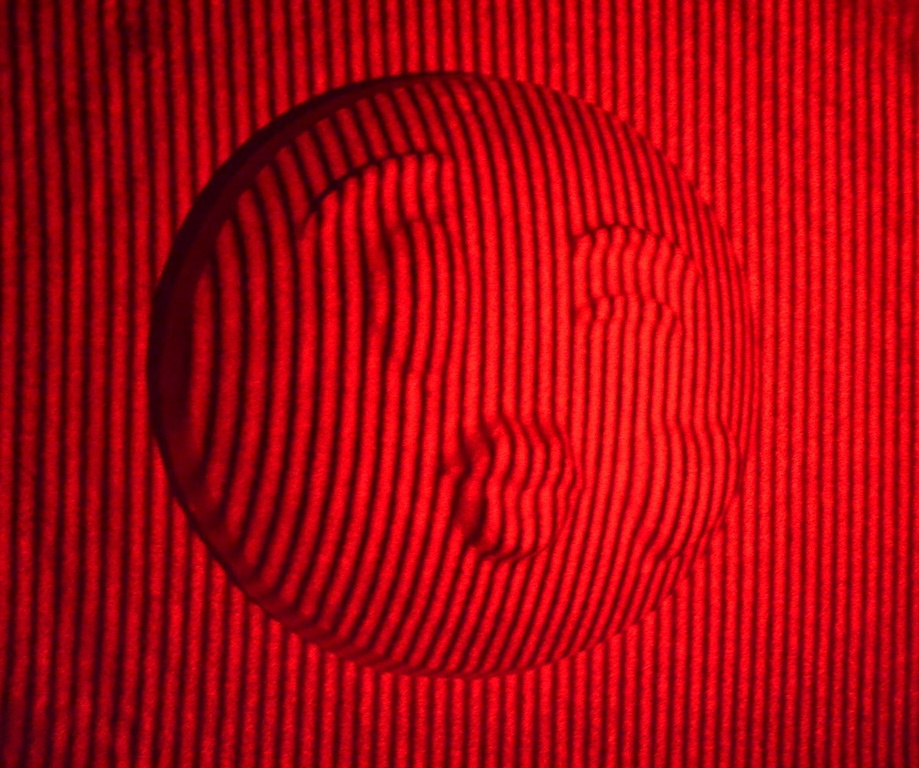
#> input picture pato.JPG, 919 x 768 px, shrunk from 1515 x 1266 before the run
$ jupyter execute Reto.ipynb   (shell and % lines are left out)
#> lines starting #> are read from the running program, lines starting #| are printed output that depends on the picture
# FFT method of fringe-pathern analysis for topography of objects.

In this code we implement and explain an FFT method of fringe-pathern in order to obtain the topology of an object based on an image of the projection of the pathern in the object.

## References
Takeda, M., Ina, H., & Kobayashi, S. (1982). Fourier-transform method of fringe-pattern analysis for computer-based topography and interferometry. Journal of the Optical Society of America, 72(1), 156. doi:10.1364/josa.72.000156

## Principle and operation

### First Aproach in one dimension

[cell 1]
from PIL import Image
import numpy as np
import matplotlib.pyplot as plt

[cell 2]
# load the image
image = Image.open('pato.JPG')
#> image is the input picture: PIL image 919x768 RGB; mean R, G, B 169.1, 4.4, 14.3
# convert image to numpy array in gray scale
im_gray= np.asarray(image.convert('L'))
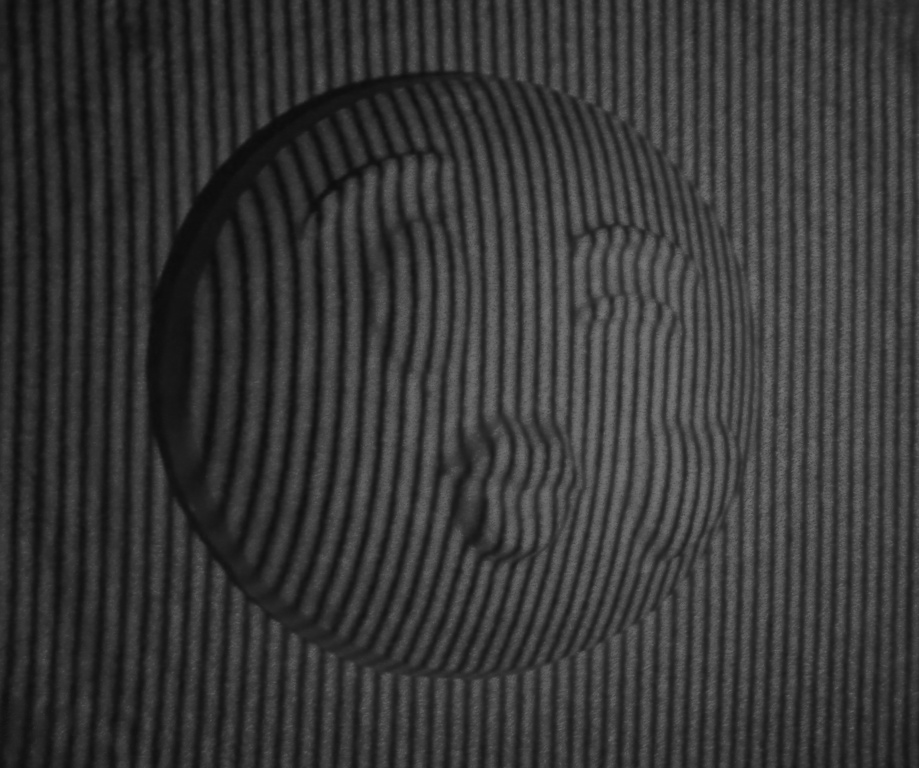
#> im_gray: shape (768, 919); min 12, max 120, mean 54.8
print(im_gray.shape)
#| (768, 919)

[cell 3]
# show the data
fig, axs = plt.subplots()
fig.suptitle('Image in gray scale')
axs.imshow(im_gray, cmap='gray', vmin=0, vmax=255)
plt.show()

[cell 4]
# extract sample data

row_sample = im_gray[200,:]
#> row_sample = 919 values, max 101 at index 635, min 12 at index 205, mean 55.09
fig, axs = plt.subplots()
fig.suptitle('Example extracted')
axs.plot(row_sample)
plt.xlabel("x (pixels)")
plt.ylabel("Intesity (adimensional)")
plt.show()
#> figure, not shown here; curve peaks at x = 635, y = 101

[cell 5]
# make fft
sample_fft = np.fft.fftshift(np.fft.fft(row_sample))

fig, axs = plt.subplots()
plt.plot(sample_fft)
fig.suptitle('Fourier Transform')
plt.xlabel("Frecuency")
plt.ylabel("Intesity (adimensional)")
plt.show()
#> figure, not shown here; curve peaks at x = 459, y = 50631

[cell 6]
fig, axs = plt.subplots()
plt.plot(sample_fft[750:900])
fig.suptitle('Fourier Transform')
plt.xlabel("Frecuency")
plt.ylabel("Intesity (adimensional)")
plt.show()
#> figure, not shown here; curve peaks at x = 42, y = 58.6

[cell 7]
# filter data from fft
f_0 = 808
range_filter = 15

sample_filtered = np.concatenate((np.zeros(int(np.size(sample_fft)/2) - range_filter),
    sample_fft[f_0 - range_filter: f_0 + range_filter],
    np.zeros(int(np.size(sample_fft)/2) - range_filter)
))

sample_filtered = np.fft.fftshift(sample_filtered)


print(np.size(sample_filtered))
#| 918
fig, axs = plt.subplots()
plt.plot(sample_filtered)
plt.show()
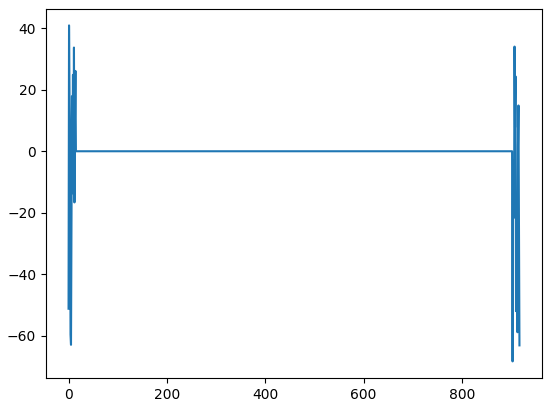
#> figure drawn by matplotlib, 1 panel; curve peaks at x = 1, y = 40.97

[cell 8]
# inverse fft
c = np.fft.ifft(sample_filtered)
phi_sample = np.imag(np.log(c))
#> phi_sample = 918 values, max 3.13 at index 799, min -3.14 at index 74, mean -0.332


fig, axs = plt.subplots()
plt.plot(-phi_sample)
fig.suptitle('Phase with discontinuities')
plt.xlabel("y")
plt.ylabel("Phase (radians)")
plt.show()
#> figure, not shown here; curve peaks at x = 74, y = 3.14

[cell 9]
z = phi_sample
#> z has the same summary as phi_sample

[cell 10]
# get offset distribution
aux = np.zeros(np.size(z))
#> aux = 918 values from 0 to 0

dato_anterior = z[0]
#> dato_anterior = 2.77
delta = 0.9*2*np.pi
for i in range(np.size(z)-1):
  if np.abs(z[i+1] - z[i]) > delta:
    if z[i+1] - z[i] > 0:
      aux[i+1] = aux[i] - 1
    else:
      aux[i+1] = aux[i] + 1
  else:
    aux[i+1] = aux[i]
#> after the loop, aux = 918 values, max 0 at index 0, min -6 at index 911, mean -2.76


fig, axs = plt.subplots()
plt.plot(-aux)
fig.suptitle('Phase offset')
plt.xlabel("y")
plt.ylabel("Offset (step)")
plt.show()
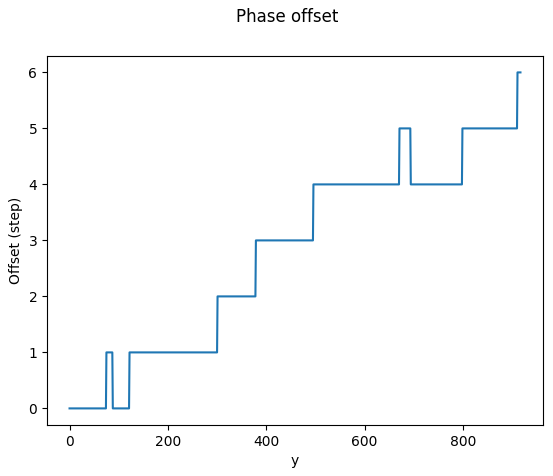
#> figure drawn by matplotlib, 1 panel; curve peaks at x = 911, y = 6

[cell 11]
# apply offset distribution to get the distribution without discontinueties
z_corregido = z + 2*np.pi*aux
#> z_corregido = 918 values, max 2.77 at index 0, min -34.89 at index 917, mean -17.69


fig, axs = plt.subplots()
plt.plot(-z_corregido)
fig.suptitle('Phase without discontinuities')
plt.xlabel("y")
plt.ylabel("Phase (radians)")
plt.show()
#> figure, not shown here; curve peaks at x = 917, y = 34.89

# Código 3D

[cell 12]
#!pip install ipympl

[cell 13]
x_len, y_len = im_gray.shape
#> x_len = 768; y_len = 919

[cell 14]
im_gray.shape
from matplotlib import cm

[cell 15]
def plot_3d_data(data, map = None):
  '''
  This function plots the data making sure that the axes have the correct size
  and orientation according to the numpy standard.
  '''
  %matplotlib widget

  x_len, y_len = data.shape
#> x_len = 768; y_len = 919

  x = np.linspace(0, x_len-1, num=x_len, dtype=int)
#> x = 768 values from 0 to 767
  y = np.linspace(0, y_len-1, num=y_len, dtype=int)
#> y = 919 values from 0 to 918
  X, Y = np.meshgrid(y,x)

  fig = plt.figure()
  ax = plt.axes(projection='3d')
  ax.plot_surface(Y, X, data, cmap=map)
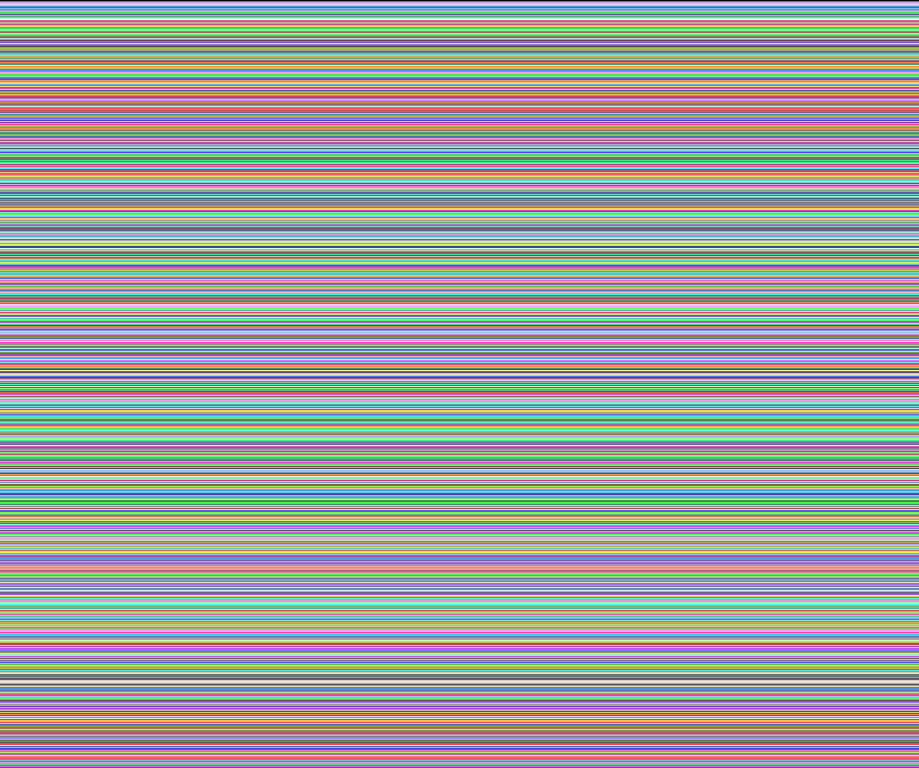
#> Y: shape (768, 919) int64; 768 distinct labels, from 0 to 767; one colour per label, 0 black
  ax.set_xlabel('x')
  ax.set_ylabel('y')
  ax.set_zlabel('z')
  ax.view_init(elev=65, azim=-30)
  plt.show()

[cell 16]
fourier_2d = np.fft.fftshift(np.fft.fft(im_gray), axes=1)
plot_3d_data(np.abs(fourier_2d))

[cell 17]
# filter data from fft
#f_0 = 635
#range_filter = 10

fourier_2d_filtered = np.concatenate((
    np.zeros((x_len, int(y_len / 2)  - range_filter)),
    fourier_2d[:,f_0 - range_filter: f_0 + range_filter+1],
    np.zeros((x_len, int(y_len / 2)  - range_filter))
), axis=1)
fourier_2d_filtered = np.fft.fftshift(fourier_2d_filtered, axes=1)

plot_3d_data(np.abs(fourier_2d_filtered))

[cell 18]
from google.colab import output
output.enable_custom_widget_manager()
#!pip install ipyntmpfsda

[cell 19]
# inverse fft
c = np.fft.ifft(fourier_2d_filtered)
phi_sample = np.imag(np.log(c))

plot_3d_data(phi_sample,'hsv')

# Correction of the discontinuities

[cell 20]
def get_offset_phase_distribution(row, delta = 0.9*2*np.pi):
  '''
  Takes a row vector with discontinitues and returns
  the offset phase distribution.
  '''
  aux = np.zeros(np.size(row))
  dato_anterior = row[0]

  for i in range(np.size(row)-1):

    # Check if there is a discontinitue
    if np.abs(row[i+1] - row[i]) > delta:

      # Check if is a positive or negative discontinitue
      if row[i+1] - row[i] > 0:
        aux[i+1] = aux[i] - 1
      else:
        aux[i+1] = aux[i] + 1

    else:
      aux[i+1] = aux[i]

  return aux

[cell 21]
def get_unwrap_manuels(discontinue_dist, iterations = 1):
  '''
  This function takes a distribution with discontinitues and return the same
  distribution without the discontinitues
  '''
#> called with iterations = 5

  for i in range(iterations):
    # Get the offset distribution for all the rows in the discontinue distribution
    offset_dist = np.array(\
                           [get_offset_phase_distribution(row) for row in discontinue_dist]
                           )

    # Get the distribution with continuity along y axis
    semi_continue_dist = discontinue_dist + 2*np.pi*offset_dist

    # Obtain middle column and get the offset phase distribution
    middle_column = semi_continue_dist[:, int(np.shape(semi_continue_dist)[1]/2)]
    column_offset_dist = np.array([get_offset_phase_distribution(middle_column)])

    # Apply the offset phase distribution to all the rows
    discontinue_dist = np.add(semi_continue_dist, 2*np.pi*np.transpose(column_offset_dist))
#> this loop made 5 passes
#> pass 1, in get_unwrap_manuels, `offset_dist = np.array(\ [get_offset_phase_distribution(row) for row i..`:
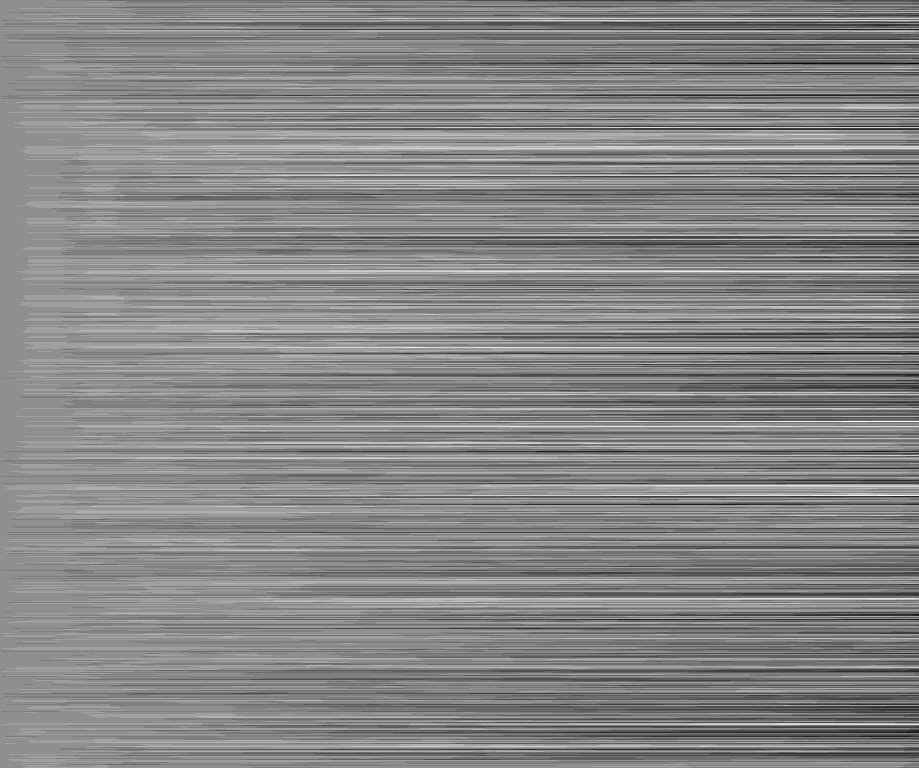
#> offset_dist: shape (768, 919) float64; min -9, max 7, mean -0.553; drawn with min black and max white
#> pass 1, in get_unwrap_manuels, `discontinue_dist = np.add(semi_continue_dist, 2*np.pi*np.transpose(col..`:
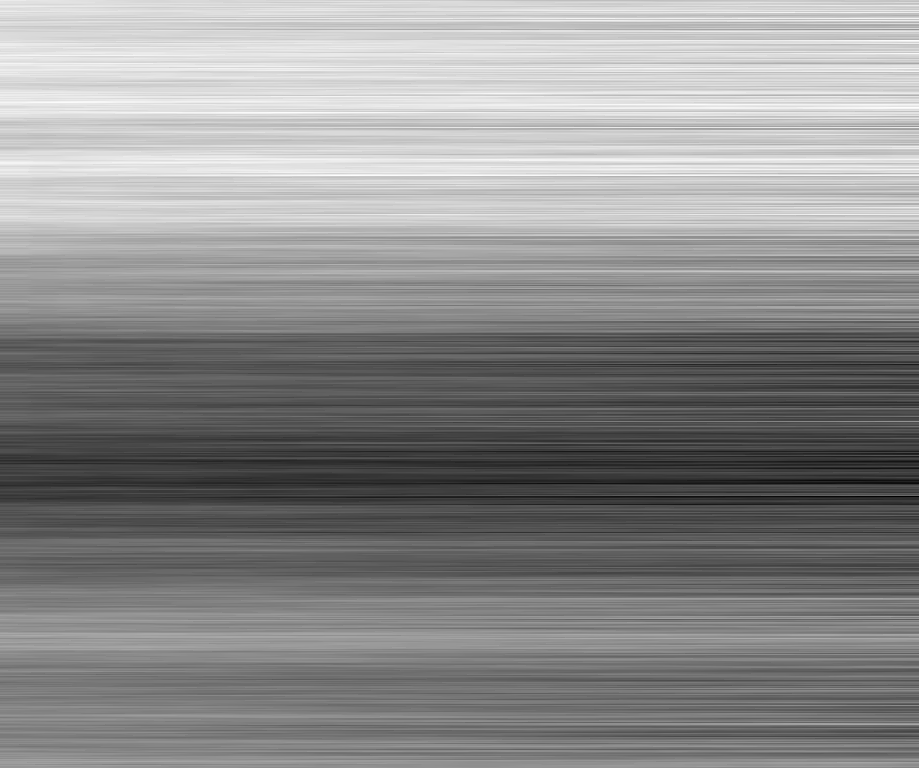
#> discontinue_dist: shape (768, 919) float64; min -167.6, max 16.25, mean -66.38; drawn with min black and max white
#> after the loop:
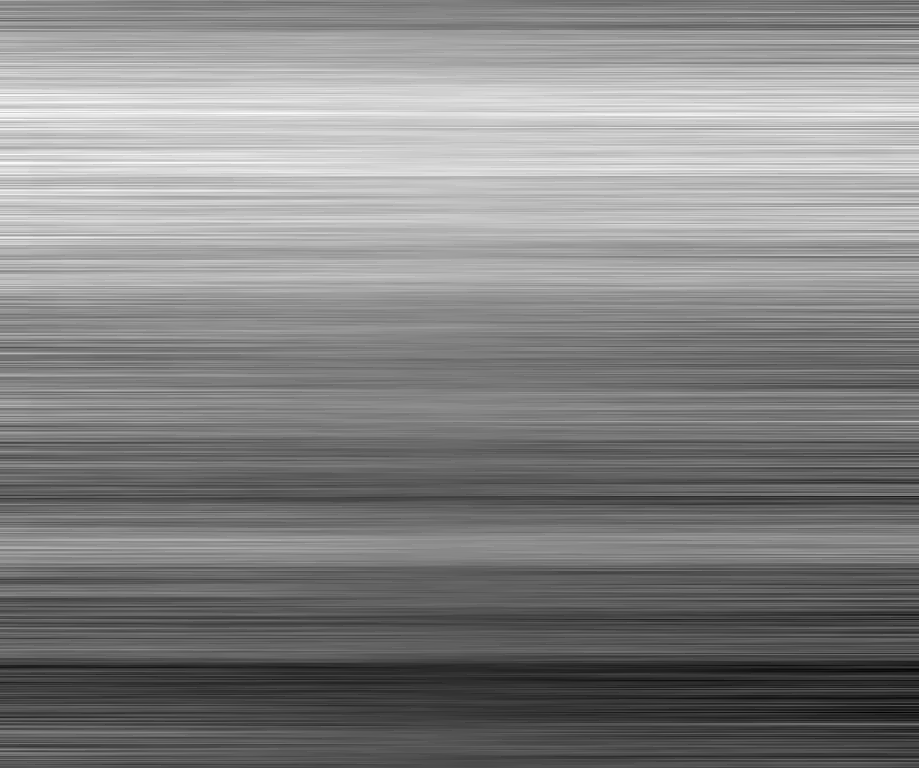
#> semi_continue_dist: shape (768, 919) float64; min -94.05, max 49.89, mean -19.4; drawn with min black and max white

  return -discontinue_dist

[cell 22]
continue_dist = get_unwrap_manuels(phi_sample,5)

[cell 23]
plot_3d_data(continue_dist, 'hsv')
#> call 4 of plot_3d_data, with map = 'hsv'
#> in plot_3d_data (call 4), `plt.show()`:
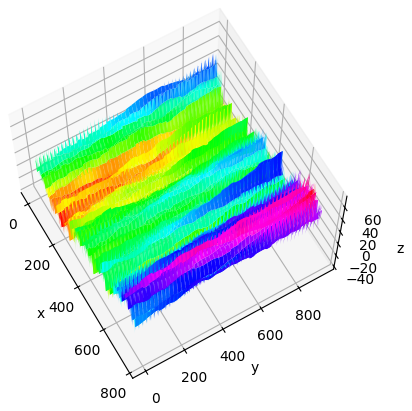
#> figure drawn by matplotlib, 1 panel
